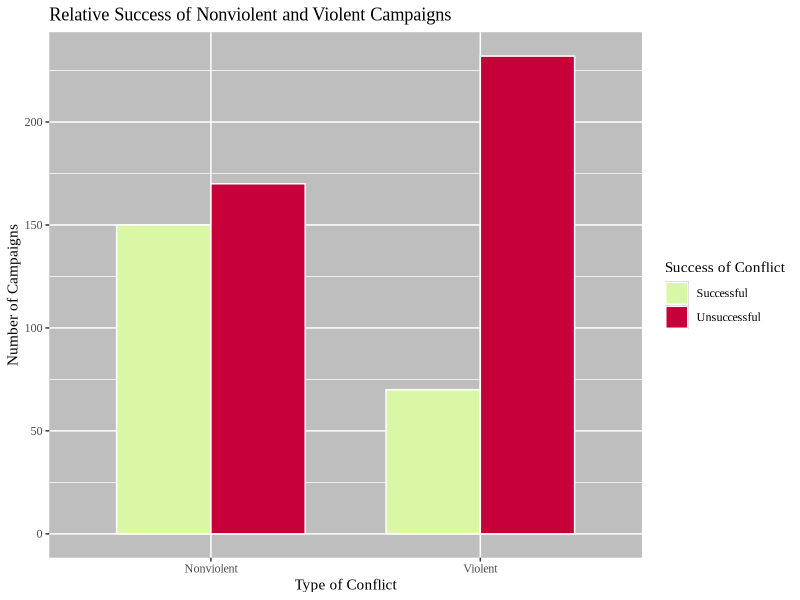
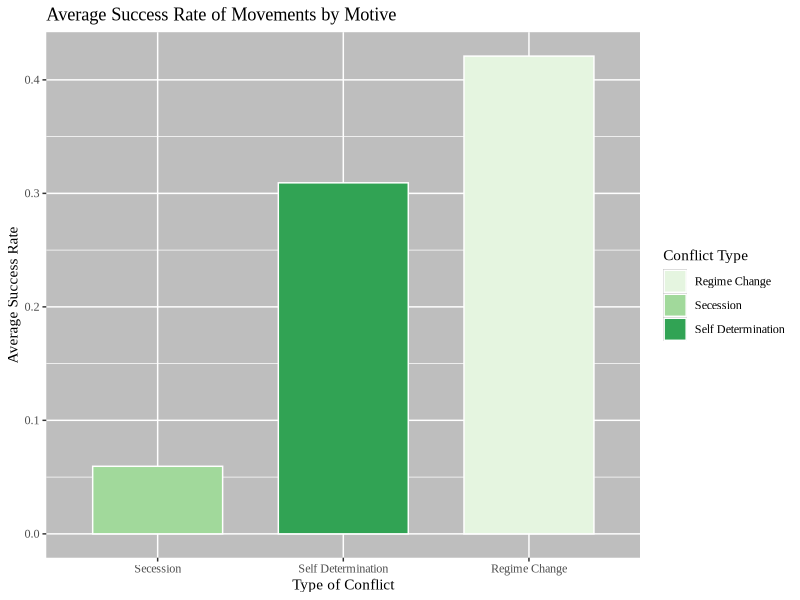
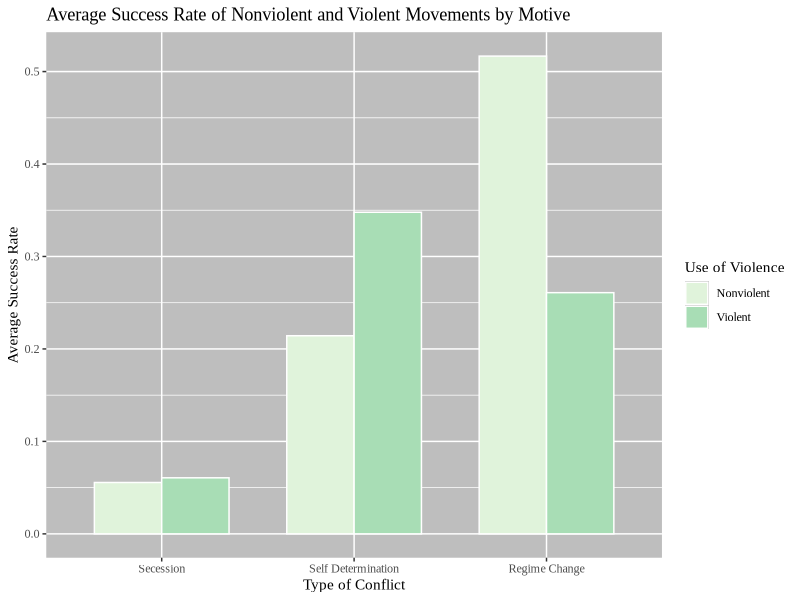
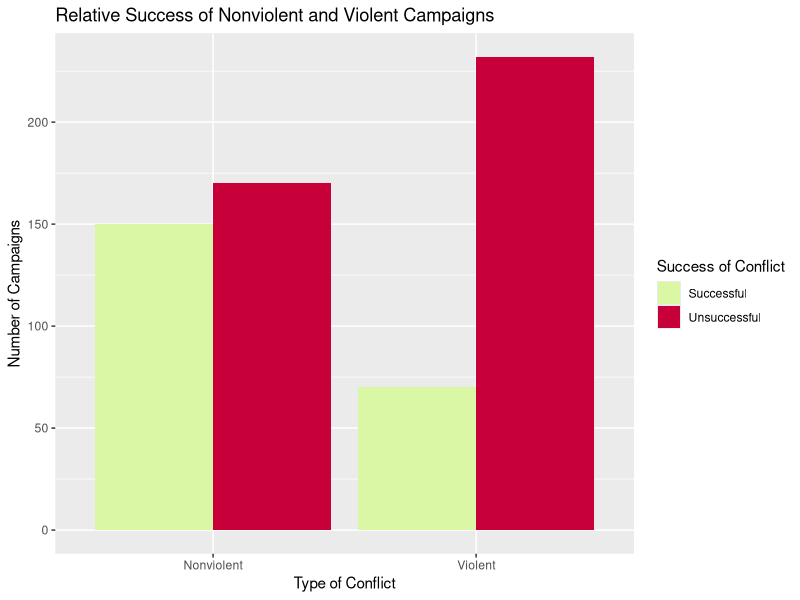
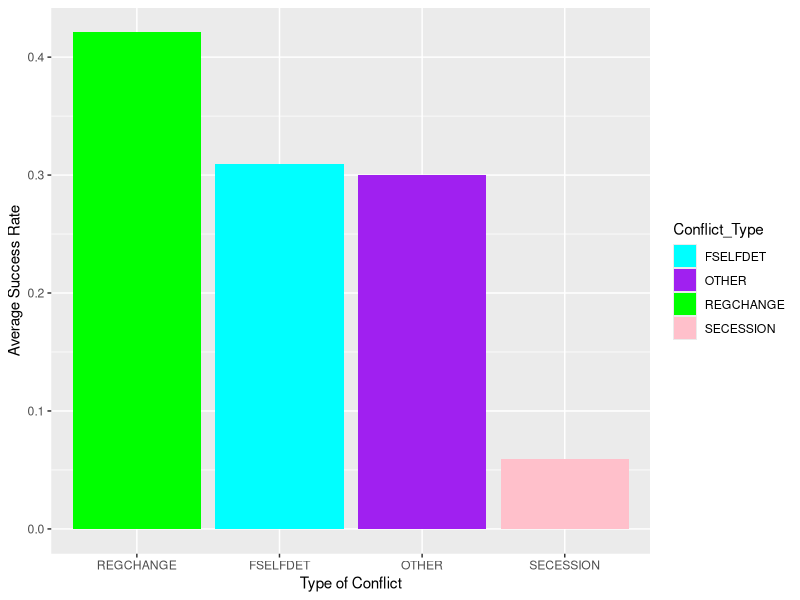

R code for these plots, in order:
## ---- chunk 1
library(ggplot2)
library(tidyverse)
library(dplyr)

navco <- read_csv("NAVCO 1.3 List Final Project.csv")

new_navco2 <- navco |>
  mutate(`Use of Violence` = if_else(VIOL == 1, "Violent", "Nonviolent")) |>
  mutate(`Success of Conflict` = if_else(SUCCESS == 1, "Successful", "Unsuccessful")) |>
  group_by(`Use of Violence`, `Success of Conflict`) |>
  summarize(count = n())

`Success of Conflict` = factor(new_navco2$`Success of Conflict`)

new_navco2 |>
  ggplot(aes(x = factor(`Use of Violence`), y = count, fill = `Success of Conflict`)) +
  geom_bar(stat = "identity", position = "dodge", width = .7, colour="white") +
  labs(x = "Type of Conflict", y = "Number of Campaigns", title = "Relative Success of Nonviolent and Violent Campaigns") +
  scale_fill_manual(values = c("Successful" = "#DAF7A6", "Unsuccessful" = "#C70039")) + 
  theme(text=element_text(family="Times New Roman"), panel.background = element_rect(fill = 'grey'))
## ---- chunk 2
library(dplyr)

## Creating new variables to delineate the types of motivators for the conflict and success of these movements.

new_navco3 <- navco |>
  select(-OTHER) |>
  mutate(`Conflict Type` = case_when(
    FSELFDET == 1  ~ "Self Determination", 
    REGCHANGE == 1 ~ "Regime Change",
    SECESSION == 1 ~ "Secession"), 
    `Use of Violence` = if_else(VIOL == 1, "Violent", "Nonviolent"),
    `Success of Conflict` = if_else(SUCCESS == 1, "Successful", "Unsuccessful")
  )

new_navco3
## ---- chunk 3
## Calculate the averages of success for each type.

finaltibble <- new_navco3 |>
  group_by(`Conflict Type`, `Use of Violence`) |>
  summarize(`Success of Conflict` = mean(SUCCESS, na.rm = TRUE)) |>
  drop_na()

finaltibble
## ---- chunk 4
## Calculate the averages of success for each type.

testtibble <- new_navco3 |>
  group_by(`Conflict Type`) |>
  summarize(`Success of Conflict` = mean(SUCCESS, na.rm = TRUE)) |>
  drop_na()

testtibble
## ---- chunk 5
testtibble |>
  pivot_wider(names_from = `Conflict Type`,
              values_from = `Success of Conflict`) |>
  knitr::kable()
## ---- chunk 6
finaltibble |>
  pivot_wider(names_from = `Conflict Type`,
              values_from = `Success of Conflict`) |>
  knitr::kable()
## ---- chunk 7
testtibble |>
  ggplot(testtibble, mapping = 
           aes(x = reorder(`Conflict Type`, `Success of Conflict`), 
               y = `Success of Conflict`, fill = `Conflict Type`)) +
  geom_bar(stat = "identity", colour="white", width = 0.7) + 
  labs(x = "Type of Conflict", y = "Average Success Rate", 
       title = "Average Success Rate of Movements by Motive") + scale_fill_brewer(palette = 5) +
  theme(text=element_text(family="Times New Roman"), 
        panel.background = element_rect(fill = 'grey'))
## ---- chunk 8
## Visualization of the success averages

library(ggplot2)

finalgraph <- finaltibble |>
  ggplot(finaltibble, mapping = aes(
    x = reorder(`Conflict Type`, `Success of Conflict`), y = `Success of Conflict`, fill = `Use of Violence`)) +
  geom_bar(stat = "identity", colour="white", width = 0.7, position = "dodge") + 
  labs(x = "Type of Conflict", y = "Average Success Rate", 
       title = "Average Success Rate of Nonviolent and Violent Movements by Motive") + 
  scale_fill_brewer(palette = 4) +
  theme(text=element_text(family="Times New Roman"), panel.background = element_rect(fill = 'grey'))

finalgraph
## ---- chunk 9
lm(SUCCESS ~ VIOL, data = new_navco3) |>
  summary()
## ---- chunk 10
lm(formula = SUCCESS ~ FSELFDET + REGCHANGE + SECESSION, data = new_navco3) |>
  summary()
## ---- chunk 11
lm(formula = SUCCESS ~ FSELFDET + VIOL, data = new_navco3) |>
  summary()
## ---- chunk 12
library(tidyverse)
library(dplyr)
navco <- read_csv("NAVCO 1.3 List Final Project.csv")

view(navco)
## ---- chunk 13
## Milestone 3
library(ggplot2)

new_navco <- navco |>
  mutate(V_OR_NV = if_else(VIOL == 1, "Violent", "Nonviolent")) |>
  mutate(`Success of Conflict` = if_else(SUCCESS == 1, "Successful", "Unsuccessful")) |>
  group_by(V_OR_NV, `Success of Conflict`) |>
  summarize(count = n())

`Success of Conflict` = factor(new_navco$`Success of Conflict`)

new_navco |>
  ggplot(aes(x = factor(V_OR_NV), y = count, fill = `Success of Conflict`)) +
  geom_bar(stat = "identity", position = "dodge") +
  labs(x = "Type of Conflict", y = "Number of Campaigns", title = "Relative Success of Nonviolent and Violent Campaigns") +
  scale_fill_manual(values = c("Successful" = "#DAF7A6", "Unsuccessful" = "#C70039"))
## ---- chunk 14
library(dplyr)

## Creating a new variable to delineate the types of motivators for the conflict.

milestone4 <- navco |>
  mutate(Conflict_Type = case_when(
    FSELFDET == 1  ~ "FSELFDET", 
    REGCHANGE == 1 ~ "REGCHANGE",
    SECESSION == 1 ~ "SECESSION",
    OTHER == 1 ~ "OTHER"
  ))

milestone4
## ---- chunk 15
## Calculate the averages of success for each type.

ms4tibble <- milestone4 |>
  group_by(Conflict_Type) |>
  summarize(avg_success = mean(SUCCESS, na.rm = TRUE)) |>
  arrange(desc(avg_success)) |>
  drop_na()
  
ms4tibble
## ---- chunk 16
## Visualization of the success averages

library(ggplot2)

ms4graph <- ms4tibble |>
  ggplot(ms4tibble, mapping = aes(
    x = reorder(Conflict_Type, -avg_success), y = avg_success, fill = Conflict_Type)) +
  geom_bar(stat = "identity") + labs(x = "Type of Conflict", y = "Average Success Rate") + 
  scale_fill_manual(values = c("FSELFDET" = "cyan", "REGCHANGE" = "green", "SECESSION" = "pink", "OTHER" = "purple"))

ms4graph
